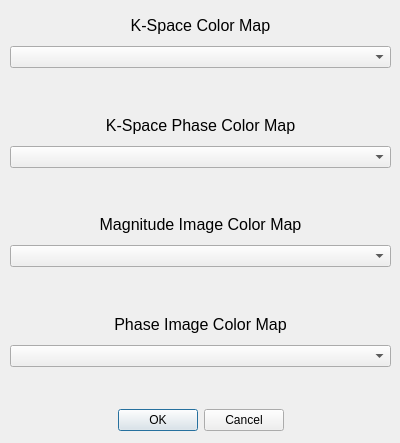
<?xml version="1.0" encoding="UTF-8"?>
<ui version="4.0">
 <class>ColorMapsDialog</class>
 <widget class="QDialog" name="ColorMapsDialog">
  <property name="geometry">
   <rect>
    <x>0</x>
    <y>0</y>
    <width>400</width>
    <height>443</height>
   </rect>
  </property>
  <property name="windowTitle">
   <string>Color Maps</string>
  </property>
  <widget class="QWidget" name="verticalLayoutWidget">
   <property name="geometry">
    <rect>
     <x>10</x>
     <y>10</y>
     <width>381</width>
     <height>421</height>
    </rect>
   </property>
   <layout class="QVBoxLayout" name="verticalLayout">
    <item>
     <widget class="QLabel" name="KLabel">
      <property name="font">
       <font>
        <pointsize>12</pointsize>
       </font>
      </property>
      <property name="text">
       <string>K-Space Color Map</string>
      </property>
      <property name="alignment">
       <set>Qt::AlignCenter</set>
      </property>
      <property name="indent">
       <number>0</number>
      </property>
     </widget>
    </item>
    <item>
     <widget class="QComboBox" name="KComboBox"/>
    </item>
    <item>
     <widget class="mplWidget" name="Kcolorbar" native="true"/>
    </item>
    <item>
     <widget class="QLabel" name="KPLabel">
      <property name="font">
       <font>
        <pointsize>12</pointsize>
       </font>
      </property>
      <property name="text">
       <string>K-Space Phase Color Map</string>
      </property>
      <property name="alignment">
       <set>Qt::AlignCenter</set>
      </property>
     </widget>
    </item>
    <item>
     <widget class="QComboBox" name="KPComboBox"/>
    </item>
    <item>
     <widget class="mplWidget" name="KPcolorbar" native="true"/>
    </item>
    <item>
     <widget class="QLabel" name="MLabel">
      <property name="font">
       <font>
        <pointsize>12</pointsize>
       </font>
      </property>
      <property name="text">
       <string>Magnitude Image Color Map</string>
      </property>
      <property name="alignment">
       <set>Qt::AlignCenter</set>
      </property>
      <property name="indent">
       <number>0</number>
      </property>
     </widget>
    </item>
    <item>
     <widget class="QComboBox" name="MComboBox"/>
    </item>
    <item>
     <widget class="mplWidget" name="Mcolorbar" native="true">
      <zorder>PLabel</zorder>
     </widget>
    </item>
    <item>
     <widget class="QLabel" name="PLabel">
      <property name="font">
       <font>
        <pointsize>12</pointsize>
       </font>
      </property>
      <property name="text">
       <string>Phase Image Color Map</string>
      </property>
      <property name="alignment">
       <set>Qt::AlignCenter</set>
      </property>
      <property name="indent">
       <number>0</number>
      </property>
     </widget>
    </item>
    <item>
     <widget class="QComboBox" name="PComboBox"/>
    </item>
    <item>
     <widget class="mplWidget" name="Pcolorbar" native="true"/>
    </item>
    <item>
     <widget class="QDialogButtonBox" name="buttonBox">
      <property name="orientation">
       <enum>Qt::Horizontal</enum>
      </property>
      <property name="standardButtons">
       <set>QDialogButtonBox::Cancel|QDialogButtonBox::Ok</set>
      </property>
      <property name="centerButtons">
       <bool>true</bool>
      </property>
     </widget>
    </item>
   </layout>
  </widget>
 </widget>
 <customwidgets>
  <customwidget>
   <class>mplWidget</class>
   <extends>QWidget</extends>
   <header>mplwidget.h</header>
   <container>1</container>
  </customwidget>
 </customwidgets>
 <resources/>
 <connections/>
</ui>
